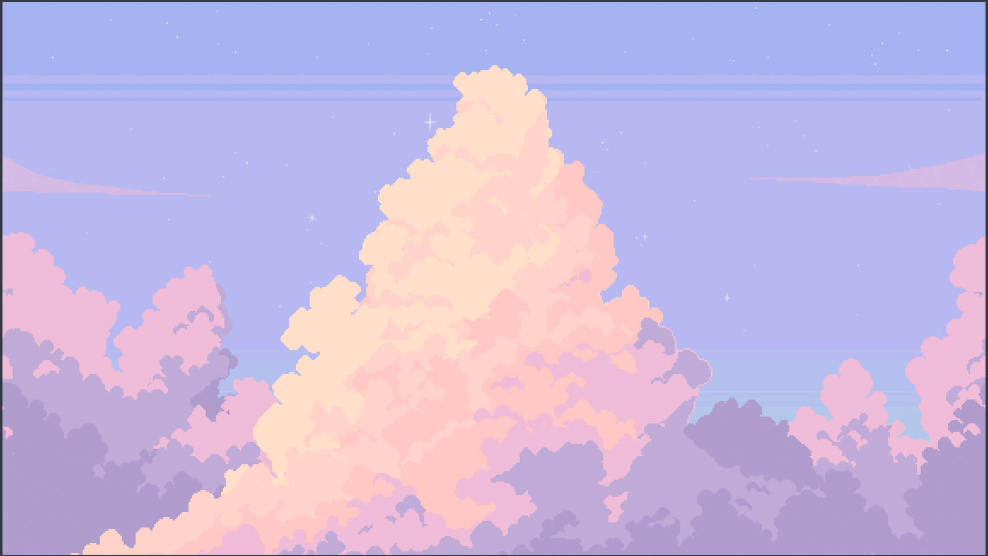
#> input picture game/assets/background.png, 988 x 556 px
$ python -i materials.py   (imports and definitions only)
#> lines starting #> are read from the running program, lines starting #| are printed output that depends on the picture
"""Quản lý vật liệu, bảng màu và texture thủ tục (procedural textures) cho Bloxorz Ursina UI.

Sử dụng Pillow để tạo các texture nhẹ, sắc nét và bám sát phong cách đồ chơi/gỗ của ảnh mẫu:
- Vân gỗ tự nhiên cho khối Bloxorz
- Ô sàn xanh lá có viền nổi
- Ô cam nứt (fragile)
- Mặt công tắc O (tròn) và X (chữ thập)
- Ô phân tách T
- Ngôi sao vàng phát sáng ở lỗ đích
- Texture bóng blob (radial gradient mềm)
- Gradient nền xanh ngọc
"""
from __future__ import annotations

import math
from typing import TYPE_CHECKING
from PIL import Image, ImageDraw, ImageFilter
from ursina import Texture, color

from game.theme import get_theme

# Bộ nhớ đệm lưu texture tránh tạo lại nhiều lần
_TEXTURE_CACHE: dict[str, Texture] = {}


# [416 lines left out: functions hex_to_rgb, hex_to_rgba, hex_to_ursina_color, blend_rgb, get_wood_texture, get_split_cube_texture and 9 more, not called in this run]


def get_custom_background_texture(
    rel_path: str = "game/assets/background.png",
    blur_radius: int = 4,
) -> Texture:
    """Tải texture hình ảnh nền tùy chỉnh (Sunset Clouds) và làm mờ nhẹ Gaussian Blur tạo Depth of Field."""
#> called with rel_path = 'game/assets/background.png', blur_radius = 4
    key = f"custom_bg_{rel_path}_blur{blur_radius}"
    if key in _TEXTURE_CACHE:
        return _TEXTURE_CACHE[key]

    from pathlib import Path
    root = Path(__file__).resolve().parent.parent.parent
    full_path = root / rel_path
    if not full_path.exists():
        full_path = Path(rel_path)

    if full_path.exists():
        img = Image.open(full_path).convert("RGB")
        if blur_radius > 0:
            img = img.filter(ImageFilter.GaussianBlur(radius=blur_radius))
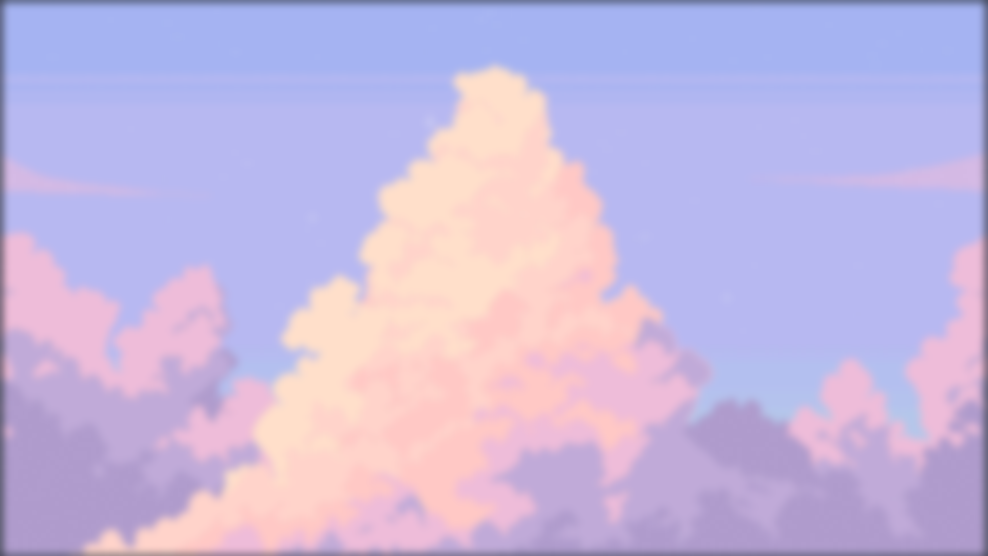
#> img: PIL image 988x556 RGB; mean R, G, B 198.9, 183.8, 222.5
#> (the run stopped early here; a loop or call above may not have finished)
